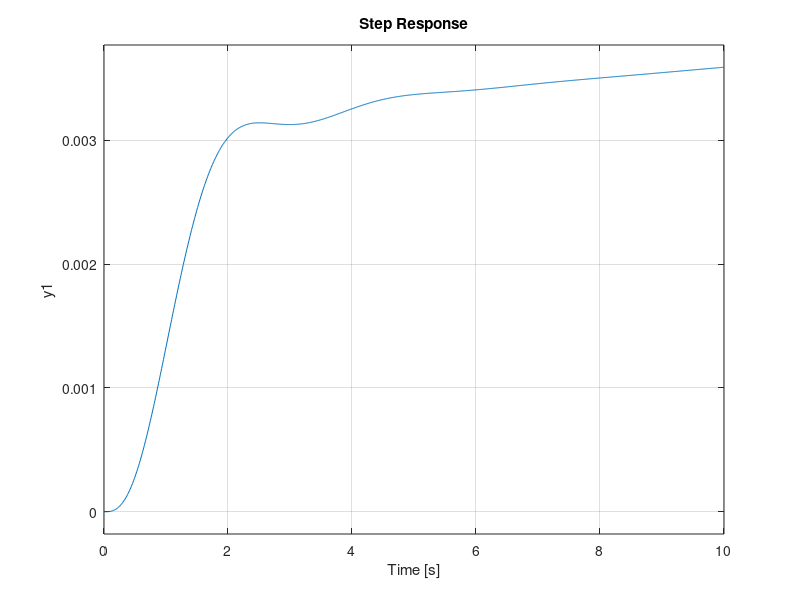

The MATLAB script that drew this image:
clc
clear all
m1 = 240;
m2 = 60;
k1= 260;
d = 180;
k2 = 360;
s = tf('s');
p = 1/(m1*m2*s^4 + m1*d*s^3 + (m1*k1+m1*k2-d^2)*s^2 +2*d*k1*s +k1)  ;
kp = 5;
ki = 0;
kd = m1+m2;
c = pid(kp, ki, kd)
T = feedback(c*p,1);
t = 0:0.01:10;
step(T,t)